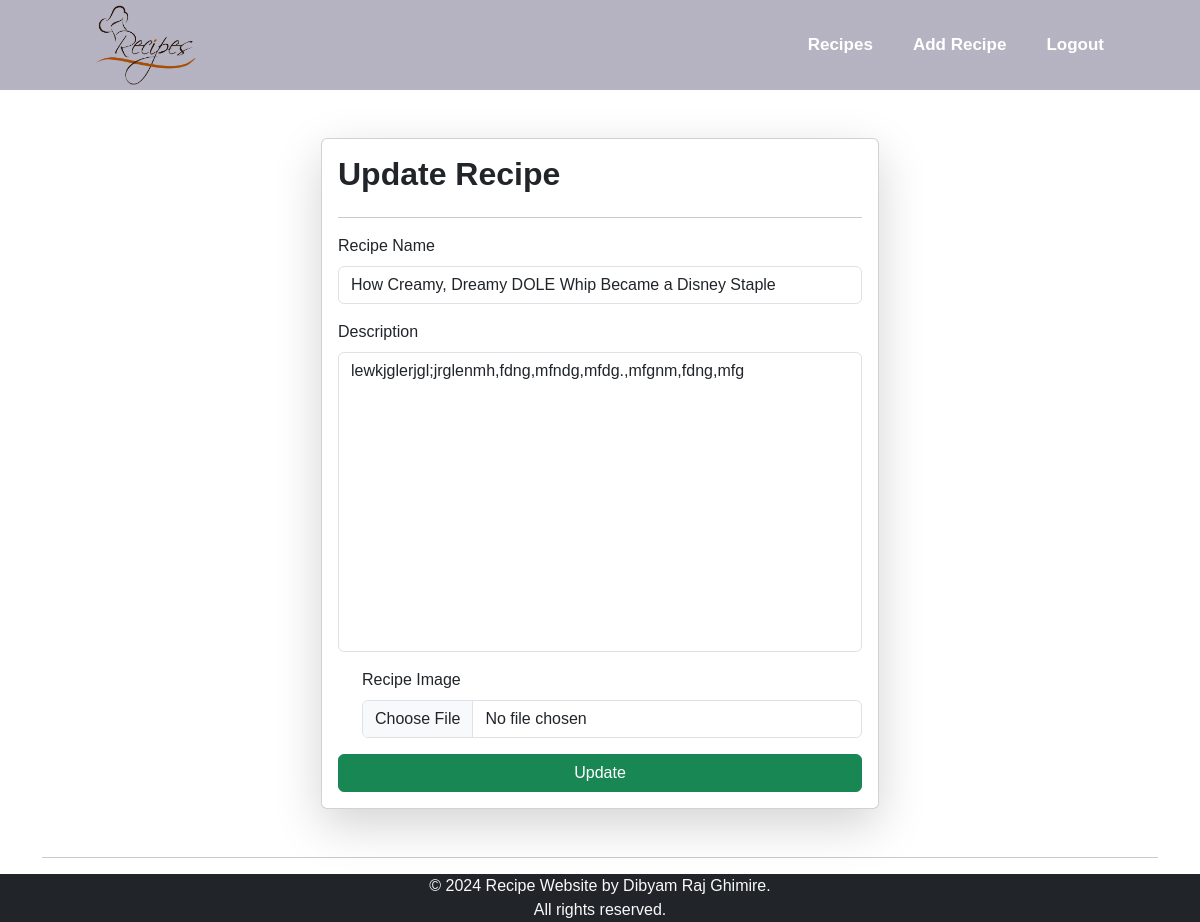
The page /update-recipe/19/ (signed in) on the database its author committed.
### vege/models.py (models this page shows, shortened)
class Recipe(models.Model):
    user = models.ForeignKey(User,on_delete = models.SET_NULL,null = True,blank = True)
    name = models.CharField(max_length=100)
    description = models.TextField()
    image = models.ImageField(upload_to='recipe')
    is_shared = models.BooleanField(default=False)

### vege/views.py (the view, shortened to what this page needs)
# urls.py: path('update-recipe/<id>/', updateRecipe, name='updateRecipe'),
@login_required(login_url='/login/')
def updateRecipe(req,id):
    getRecipe = Recipe.objects.get(id=id)
    context = {'recipe':getRecipe}
    return render(req,'updateRecipe.html',context)

### vege/templates/updateRecipe.html (shortened to what this page needs)
{% extends "base.html" %}
{% block start%}
<div class="container ">
    <form class="card p-3 mx-auto m-5 col-6 shadow-lg" method="post"
        enctype="multipart/form-data">
        <h2>Update Recipe </h2>
        <hr />
        <div class="mb-3">
            <label for="recipeName" class="form-label">Recipe
                Name</label>
            <input type="text" value="{{recipe.name}}" name="name"
                class="form-control"
                id="recipeName">
        </div>
        <div class="mb-3">
            <label for="auto-resize-textarea"
                class="form-label">Description</label>
            <textarea id="auto-resize-textarea" name="description"
                class="form-control">{{recipe.description}}</textarea>
        </div>
        <div class="mb-3 form-check">
            <label class="form-label " for="image">Recipe Image</label>
            <input name="image" value="{{recipe.image}}" type="file"
                class="form-control" id="image">
        </div>
        <button type="submit" class="btn btn-success">Update</button>
    </form>
    <hr />
</div>
{% endblock%}

### vege/templates/base.html (style rules this page uses)
* { margin: 0; padding: 0; font-family:"Poppins", sans-serif; }
h1, h2, h3, h4, h5, h6 { font-weight: 600; color: var(black); }
textarea { resize: none; overflow-y: scroll; width: 100%; min-height: 300px !important; }

### rows shown on the page
Recipe: name "How Creamy, Dreamy DOLE Whip Became a Disney Staple", description "lewkjglerjgl;jrglenmh,fdng,mfndg,mfdg.,mfgnm,fdng,mfg"
